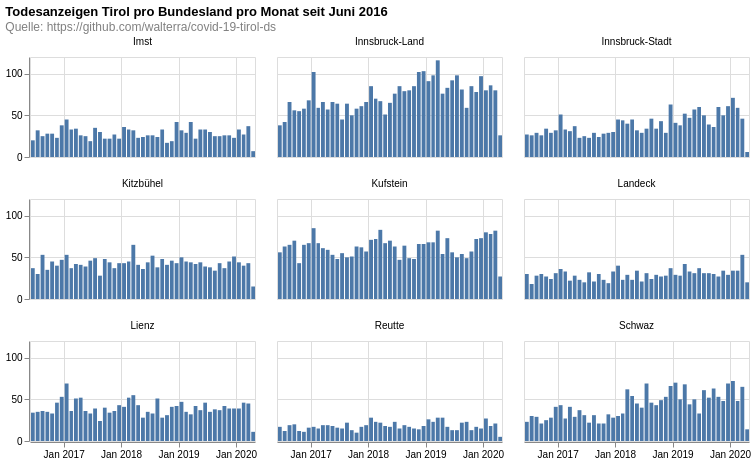

The specification (Vega-Lite) saved for this image:
### Vega-Lite specification from a JSON file in a GitHub repository (floating-point values rounded to 4 significant figures; data arrays with more than 128 entries replaced by an {"elided": "..."} marker saying what was removed)
{"$schema": "https://vega.github.io/schema/vega-lite/v4.8.1.json", "columns": 3, "config": {"view": {"continuousHeight": 300, "continuousWidth": 400}}, "data": {"name": "data-8c5c14451258c369e068b44187d84340"}, "datasets": {"data-8c5c14451258c369e068b44187d84340": {"elided": "8971 records"}}, "facet": {"field": "district", "title": null, "type": "nominal"}, "spec": {"layer": [{"encoding": {"tooltip": [{"field": "date", "timeUnit": "yearmonth", "type": "temporal"}, {"aggregate": "sum", "field": "count", "type": "quantitative"}], "x": {"field": "date", "timeUnit": "yearmonth", "title": null, "type": "temporal"}, "y": {"aggregate": "sum", "field": "count", "title": null, "type": "quantitative"}}, "height": 100, "mark": "bar", "width": 225}]}, "title": {"color": "black", "subtitle": ["Quelle: https://github.com/walterra/covid-19-tirol-ds"], "subtitleColor": "gray", "text": ["Todesanzeigen Tirol pro Bundesland pro Monat seit Juni 2016"]}}
